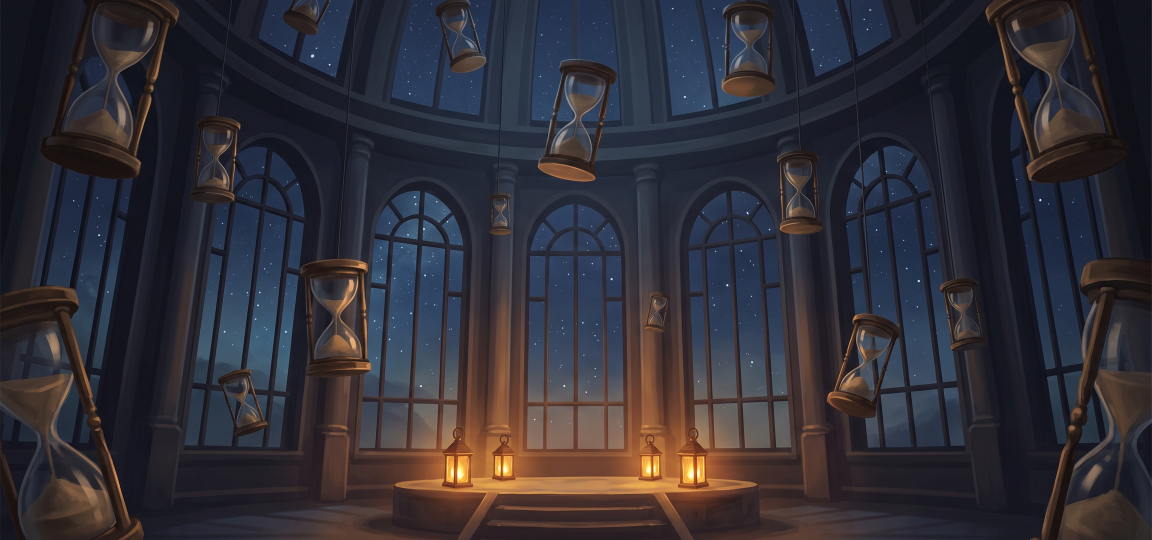
#> input picture assets/backgrounds/processed/home/background.png, 2304 x 1080 px, found by its file name (shown at 1/2 size)
$ python build_server_icon.py
#> lines starting #> are read from the running program, lines starting #| are printed output that depends on the picture
#!/usr/bin/env python3
"""Discordサーバーのアイコン(512x512)を作る。

    python tools/discord/build_server_icon.py

ホーム画面の背景に砂時計の絵を立てる。Discordは同じアイコンを円と角丸の両方で
切り抜くため、縁は描かず、絵は円の内側に収める。色は scripts/ui/styles/ui_palette.gd と同じ値。
"""

from pathlib import Path

from PIL import Image, ImageChops, ImageDraw, ImageFilter

SIZE = 512
BACKGROUND = Path("assets/backgrounds/processed/home/background.png")
HOURGLASS = Path("assets/hourglasses/processed/sand/state_falling.png")
OUT = Path("tools/discord/out/server_icon.png")

SLATE_TOP = (26, 28, 36)
GLOW_AMBER = (217, 158, 56)

# 背景を沈めて砂時計を浮かせる度合い
BACKGROUND_DIM = 0.35
GLOW_RADIUS = 170
GLOW_STRENGTH = 0.45
HOURGLASS_HEIGHT = 380
HOURGLASS_OFFSET_Y = 6
SHADOW_OFFSET = (6, 10)
SHADOW_OPACITY = 0.55
SHADOW_BLUR = 10


def background() -> Image.Image:
    bg = Image.open(BACKGROUND).convert("RGB")
    side = bg.height
#> side = 1080
    left = (bg.width - side) // 2
#> left = 612
    image = bg.crop((left, 0, left + side, side)).resize((SIZE, SIZE), Image.LANCZOS)
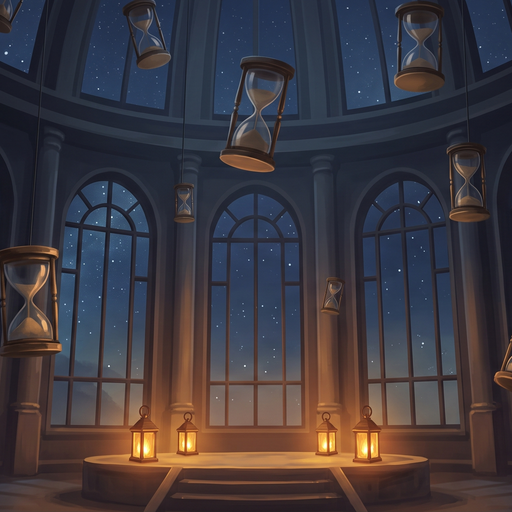
#> image: PIL image 512x512 RGB; mean R, G, B 63, 57.6, 63.6
    return Image.blend(image, Image.new("RGB", image.size, SLATE_TOP), BACKGROUND_DIM)


def glow(image: Image.Image) -> Image.Image:
    layer = Image.new("RGB", image.size)
#> layer: PIL image 512x512 RGB; every value is 0
    cx, cy = SIZE // 2, SIZE // 2 + HOURGLASS_OFFSET_Y * 3
    ImageDraw.Draw(layer).ellipse(
        [cx - GLOW_RADIUS, cy - GLOW_RADIUS, cx + GLOW_RADIUS, cy + GLOW_RADIUS],
        fill=GLOW_AMBER,
    )
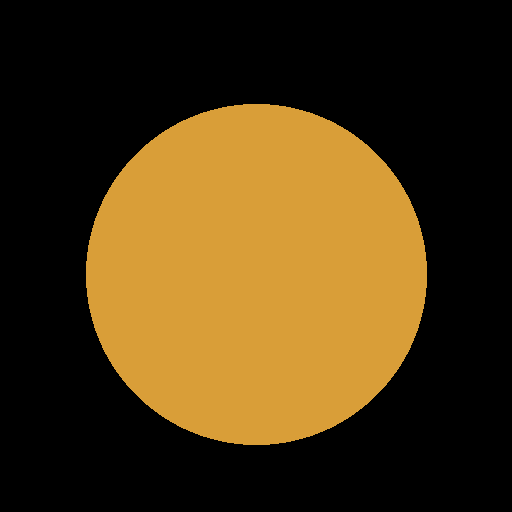
#> layer: PIL image 512x512 RGB; mean R, G, B 75.5, 55, 19.5
    layer = layer.filter(ImageFilter.GaussianBlur(GLOW_RADIUS * 0.45))
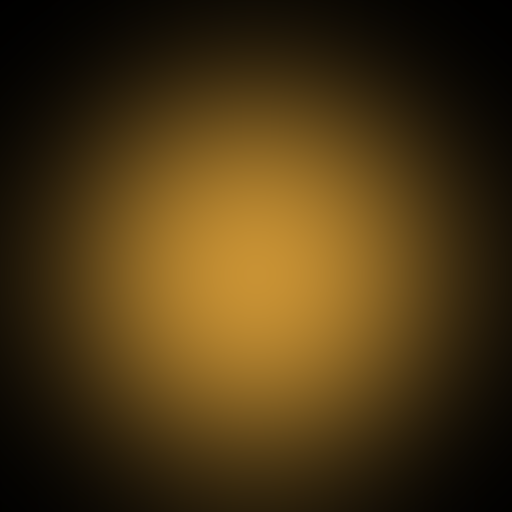
#> layer: PIL image 512x512 RGB; mean R, G, B 73.3, 53.3, 18.9
    return ImageChops.add(image, Image.eval(layer, lambda v: int(v * GLOW_STRENGTH)))


def hourglass(image: Image.Image) -> Image.Image:
    src = Image.open(HOURGLASS).convert("RGBA")
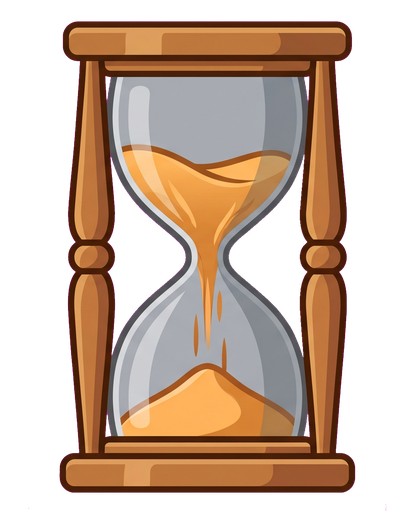
#> input picture assets/hourglasses/processed/sand/state_falling.png, 415 x 532 px, found by its file name
#> src is the input picture: PIL image 415x532 RGBA; mean R, G, B, A 86.7, 63.1, 47.2, 133.1
    width = round(src.width * HOURGLASS_HEIGHT / src.height)
#> width = 296
    src = src.resize((width, HOURGLASS_HEIGHT), Image.LANCZOS)
#> src: PIL image 296x380 RGBA
    x = (SIZE - width) // 2
#> x = 108
    y = SIZE // 2 + HOURGLASS_OFFSET_Y - HOURGLASS_HEIGHT // 2
    base = image.convert("RGBA")
    shadow = Image.new("RGBA", base.size, (0, 0, 0, 0))
#> shadow: PIL image 512x512 RGBA; every value is 0
    alpha = src.split()[3].point(lambda a: int(a * SHADOW_OPACITY))
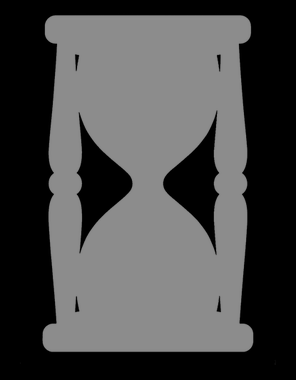
#> alpha: PIL image 296x380 L; min 0, max 140, mean 73
    shadow.paste((0, 0, 0, 255), (x + SHADOW_OFFSET[0], y + SHADOW_OFFSET[1]), alpha)
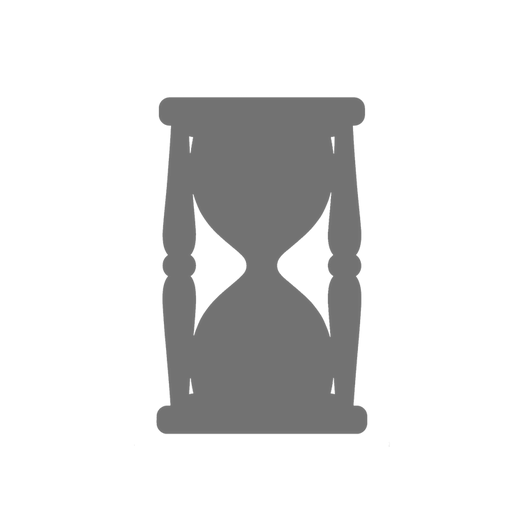
#> shadow: PIL image 512x512 RGBA; mean R, G, B, A 0, 0, 0, 31.3; transparent parts drawn white
    base = Image.alpha_composite(base, shadow.filter(ImageFilter.GaussianBlur(SHADOW_BLUR)))
    base.alpha_composite(src, (x, y))
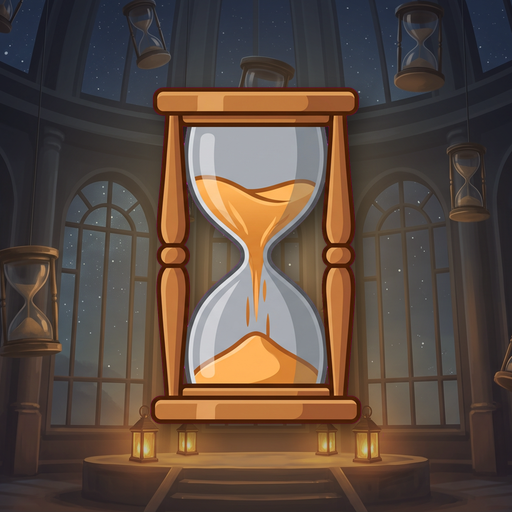
#> base: PIL image 512x512 RGBA; mean R, G, B, A 90.2, 74, 63.8, 255
    return base.convert("RGB")


def main() -> None:
    image = hourglass(glow(background()))
    OUT.parent.mkdir(parents=True, exist_ok=True)
    image.save(OUT)
    print(OUT)


if __name__ == "__main__":
    main()
